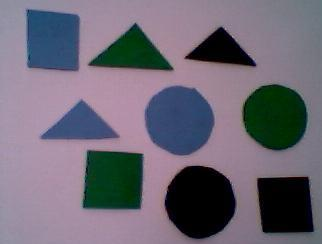
#> input picture Tarea_Clasificador_Img/foto.jpg, 322 x 244 px
$ jupyter execute ClasifImg.ipynb   (shell and % lines are left out)
#> lines starting #> are read from the running program, lines starting #| are printed output that depends on the picture
[cell 1]
import numpy as np
import matplotlib.pyplot as plt
import matplotlib.image as mpimg
from PIL import Image,ImageOps,ImageFilter
import os
import math
import json
from io import StringIO
import skimage as ski
from skimage import data, io, filters, color

[cell 2]
Fg = os.path.join("foto.jpg")

[cell 3]
Figura = Image.open(Fg)
#> Figura is the input picture: PIL image 322x244 RGB; mean R, G, B 109.7, 104.5, 117.4
Figura

[cell 4]
Figura_bw = Figura.convert("LA")
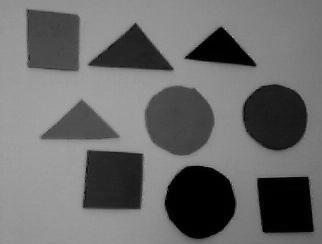
#> Figura_bw: PIL image 322x244 LA; mean R, G, B, A 107.5, 107.5, 107.5, 255
Figura_bw
